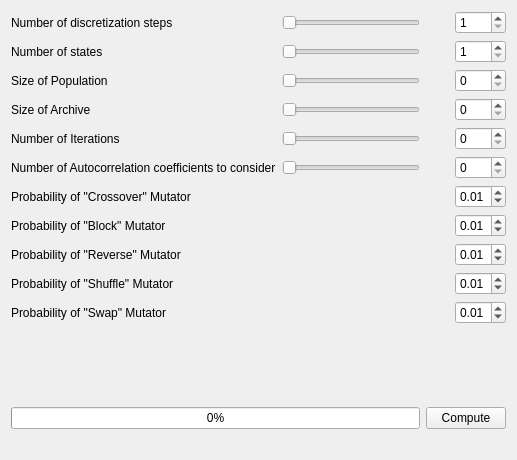
<ui version="4.0" >
 <class>SPEA2ModelerWidget</class>
 <widget class="QWidget" name="SPEA2ModelerWidget" >
  <property name="geometry" >
   <rect>
    <x>0</x>
    <y>0</y>
    <width>517</width>
    <height>460</height>
   </rect>
  </property>
  <property name="windowTitle" >
   <string>Form</string>
  </property>
  <layout class="QGridLayout" >
   <item row="0" column="0" >
    <widget class="QLabel" name="label" >
     <property name="text" >
      <string>Number of discretization steps</string>
     </property>
    </widget>
   </item>
   <item row="0" column="1" >
    <widget class="QSlider" name="sliderDSteps" >
     <property name="orientation" >
      <enum>Qt::Horizontal</enum>
     </property>
    </widget>
   </item>
   <item row="0" column="3" >
    <widget class="QSpinBox" name="numdstepsEdit" >
     <property name="minimum" >
      <number>1</number>
     </property>
    </widget>
   </item>
   <item row="1" column="0" >
    <widget class="QLabel" name="label_2" >
     <property name="text" >
      <string>Number of states</string>
     </property>
    </widget>
   </item>
   <item row="1" column="1" >
    <widget class="QSlider" name="sliderStates" >
     <property name="orientation" >
      <enum>Qt::Horizontal</enum>
     </property>
    </widget>
   </item>
   <item row="1" column="3" >
    <widget class="QSpinBox" name="numstatesEdit" >
     <property name="minimum" >
      <number>1</number>
     </property>
    </widget>
   </item>
   <item row="2" column="0" >
    <widget class="QLabel" name="label_3" >
     <property name="text" >
      <string>Size of Population</string>
     </property>
    </widget>
   </item>
   <item row="2" column="1" >
    <widget class="QSlider" name="sliderPopSize" >
     <property name="orientation" >
      <enum>Qt::Horizontal</enum>
     </property>
    </widget>
   </item>
   <item row="2" column="3" >
    <widget class="QSpinBox" name="popSize" />
   </item>
   <item row="3" column="0" >
    <widget class="QLabel" name="label_4" >
     <property name="text" >
      <string>Size of Archive</string>
     </property>
    </widget>
   </item>
   <item row="3" column="1" >
    <widget class="QSlider" name="sliderArchiveSize" >
     <property name="orientation" >
      <enum>Qt::Horizontal</enum>
     </property>
    </widget>
   </item>
   <item row="3" column="3" >
    <widget class="QSpinBox" name="archiveSize" />
   </item>
   <item row="4" column="0" >
    <widget class="QLabel" name="label_5" >
     <property name="text" >
      <string>Number of Iterations</string>
     </property>
    </widget>
   </item>
   <item row="4" column="1" >
    <widget class="QSlider" name="sliderNumIterations" >
     <property name="orientation" >
      <enum>Qt::Horizontal</enum>
     </property>
    </widget>
   </item>
   <item row="4" column="3" >
    <widget class="QSpinBox" name="numIterations" />
   </item>
   <item row="5" column="0" >
    <widget class="QLabel" name="label_6" >
     <property name="text" >
      <string>Number of Autocorrelation coefficients to consider</string>
     </property>
    </widget>
   </item>
   <item row="5" column="1" >
    <widget class="QSlider" name="sliderAutocorrelation" >
     <property name="orientation" >
      <enum>Qt::Horizontal</enum>
     </property>
    </widget>
   </item>
   <item row="5" column="3" >
    <widget class="QSpinBox" name="autocorrelation" />
   </item>
   <item row="6" column="0" >
    <widget class="QLabel" name="label_7" >
     <property name="text" >
      <string>Probability of "Crossover" Mutator</string>
     </property>
    </widget>
   </item>
   <item row="6" column="3" >
    <widget class="QDoubleSpinBox" name="mutCrossover" >
     <property name="maximum" >
      <double>1.000000000000000</double>
     </property>
     <property name="singleStep" >
      <double>0.010000000000000</double>
     </property>
     <property name="value" >
      <double>0.010000000000000</double>
     </property>
    </widget>
   </item>
   <item row="7" column="0" >
    <widget class="QLabel" name="label_8" >
     <property name="text" >
      <string>Probability of "Block" Mutator</string>
     </property>
    </widget>
   </item>
   <item row="7" column="3" >
    <widget class="QDoubleSpinBox" name="mutBlock" >
     <property name="maximum" >
      <double>1.000000000000000</double>
     </property>
     <property name="singleStep" >
      <double>0.010000000000000</double>
     </property>
     <property name="value" >
      <double>0.010000000000000</double>
     </property>
    </widget>
   </item>
   <item row="8" column="0" >
    <widget class="QLabel" name="label_9" >
     <property name="text" >
      <string>Probability of "Reverse" Mutator</string>
     </property>
    </widget>
   </item>
   <item row="8" column="3" >
    <widget class="QDoubleSpinBox" name="mutInverse" >
     <property name="maximum" >
      <double>1.000000000000000</double>
     </property>
     <property name="singleStep" >
      <double>0.010000000000000</double>
     </property>
     <property name="value" >
      <double>0.010000000000000</double>
     </property>
    </widget>
   </item>
   <item row="9" column="0" >
    <widget class="QLabel" name="label_10" >
     <property name="text" >
      <string>Probability of "Shuffle" Mutator</string>
     </property>
    </widget>
   </item>
   <item row="9" column="3" >
    <widget class="QDoubleSpinBox" name="mutShuffle" >
     <property name="minimum" >
      <double>0.000000000000000</double>
     </property>
     <property name="maximum" >
      <double>1.000000000000000</double>
     </property>
     <property name="singleStep" >
      <double>0.010000000000000</double>
     </property>
     <property name="value" >
      <double>0.010000000000000</double>
     </property>
    </widget>
   </item>
   <item row="10" column="0" >
    <widget class="QLabel" name="label_11" >
     <property name="text" >
      <string>Probability of "Swap" Mutator</string>
     </property>
    </widget>
   </item>
   <item row="10" column="3" >
    <widget class="QDoubleSpinBox" name="mutSwap" >
     <property name="maximum" >
      <double>1.000000000000000</double>
     </property>
     <property name="singleStep" >
      <double>0.010000000000000</double>
     </property>
     <property name="value" >
      <double>0.010000000000000</double>
     </property>
    </widget>
   </item>
   <item row="11" column="0" colspan="3" >
    <spacer>
     <property name="orientation" >
      <enum>Qt::Vertical</enum>
     </property>
     <property name="sizeHint" stdset="0" >
      <size>
       <width>393</width>
       <height>201</height>
      </size>
     </property>
    </spacer>
   </item>
   <item row="12" column="0" colspan="2" >
    <widget class="QProgressBar" name="progressBar" >
     <property name="value" >
      <number>0</number>
     </property>
    </widget>
   </item>
   <item row="12" column="2" colspan="2" >
    <widget class="QPushButton" name="computeButton" >
     <property name="text" >
      <string>Compute</string>
     </property>
    </widget>
   </item>
   <item row="13" column="0" colspan="2" >
    <widget class="QLabel" name="progressLabel" >
     <property name="text" >
      <string/>
     </property>
    </widget>
   </item>
  </layout>
 </widget>
 <resources/>
 <connections>
  <connection>
   <sender>sliderDSteps</sender>
   <signal>valueChanged(int)</signal>
   <receiver>numdstepsEdit</receiver>
   <slot>setValue(int)</slot>
   <hints>
    <hint type="sourcelabel" >
     <x>268</x>
     <y>23</y>
    </hint>
    <hint type="destinationlabel" >
     <x>432</x>
     <y>32</y>
    </hint>
   </hints>
  </connection>
  <connection>
   <sender>numdstepsEdit</sender>
   <signal>valueChanged(int)</signal>
   <receiver>sliderDSteps</receiver>
   <slot>setValue(int)</slot>
   <hints>
    <hint type="sourcelabel" >
     <x>421</x>
     <y>15</y>
    </hint>
    <hint type="destinationlabel" >
     <x>279</x>
     <y>18</y>
    </hint>
   </hints>
  </connection>
  <connection>
   <sender>sliderStates</sender>
   <signal>valueChanged(int)</signal>
   <receiver>numstatesEdit</receiver>
   <slot>setValue(int)</slot>
   <hints>
    <hint type="sourcelabel" >
     <x>280</x>
     <y>56</y>
    </hint>
    <hint type="destinationlabel" >
     <x>429</x>
     <y>63</y>
    </hint>
   </hints>
  </connection>
  <connection>
   <sender>numstatesEdit</sender>
   <signal>valueChanged(int)</signal>
   <receiver>sliderStates</receiver>
   <slot>setValue(int)</slot>
   <hints>
    <hint type="sourcelabel" >
     <x>412</x>
     <y>48</y>
    </hint>
    <hint type="destinationlabel" >
     <x>276</x>
     <y>50</y>
    </hint>
   </hints>
  </connection>
  <connection>
   <sender>popSize</sender>
   <signal>valueChanged(int)</signal>
   <receiver>sliderPopSize</receiver>
   <slot>setValue(int)</slot>
   <hints>
    <hint type="sourcelabel" >
     <x>442</x>
     <y>86</y>
    </hint>
    <hint type="destinationlabel" >
     <x>280</x>
     <y>88</y>
    </hint>
   </hints>
  </connection>
  <connection>
   <sender>sliderPopSize</sender>
   <signal>valueChanged(int)</signal>
   <receiver>popSize</receiver>
   <slot>setValue(int)</slot>
   <hints>
    <hint type="sourcelabel" >
     <x>207</x>
     <y>87</y>
    </hint>
    <hint type="destinationlabel" >
     <x>419</x>
     <y>92</y>
    </hint>
   </hints>
  </connection>
  <connection>
   <sender>sliderArchiveSize</sender>
   <signal>valueChanged(int)</signal>
   <receiver>archiveSize</receiver>
   <slot>setValue(int)</slot>
   <hints>
    <hint type="sourcelabel" >
     <x>247</x>
     <y>124</y>
    </hint>
    <hint type="destinationlabel" >
     <x>424</x>
     <y>124</y>
    </hint>
   </hints>
  </connection>
  <connection>
   <sender>archiveSize</sender>
   <signal>valueChanged(int)</signal>
   <receiver>sliderArchiveSize</receiver>
   <slot>setValue(int)</slot>
   <hints>
    <hint type="sourcelabel" >
     <x>411</x>
     <y>114</y>
    </hint>
    <hint type="destinationlabel" >
     <x>285</x>
     <y>121</y>
    </hint>
   </hints>
  </connection>
  <connection>
   <sender>sliderNumIterations</sender>
   <signal>valueChanged(int)</signal>
   <receiver>numIterations</receiver>
   <slot>setValue(int)</slot>
   <hints>
    <hint type="sourcelabel" >
     <x>267</x>
     <y>156</y>
    </hint>
    <hint type="destinationlabel" >
     <x>427</x>
     <y>162</y>
    </hint>
   </hints>
  </connection>
  <connection>
   <sender>numIterations</sender>
   <signal>valueChanged(int)</signal>
   <receiver>sliderNumIterations</receiver>
   <slot>setValue(int)</slot>
   <hints>
    <hint type="sourcelabel" >
     <x>417</x>
     <y>149</y>
    </hint>
    <hint type="destinationlabel" >
     <x>295</x>
     <y>156</y>
    </hint>
   </hints>
  </connection>
  <connection>
   <sender>sliderAutocorrelation</sender>
   <signal>valueChanged(int)</signal>
   <receiver>autocorrelation</receiver>
   <slot>setValue(int)</slot>
   <hints>
    <hint type="sourcelabel" >
     <x>275</x>
     <y>188</y>
    </hint>
    <hint type="destinationlabel" >
     <x>434</x>
     <y>195</y>
    </hint>
   </hints>
  </connection>
  <connection>
   <sender>autocorrelation</sender>
   <signal>valueChanged(int)</signal>
   <receiver>sliderAutocorrelation</receiver>
   <slot>setValue(int)</slot>
   <hints>
    <hint type="sourcelabel" >
     <x>415</x>
     <y>181</y>
    </hint>
    <hint type="destinationlabel" >
     <x>281</x>
     <y>186</y>
    </hint>
   </hints>
  </connection>
 </connections>
</ui>
